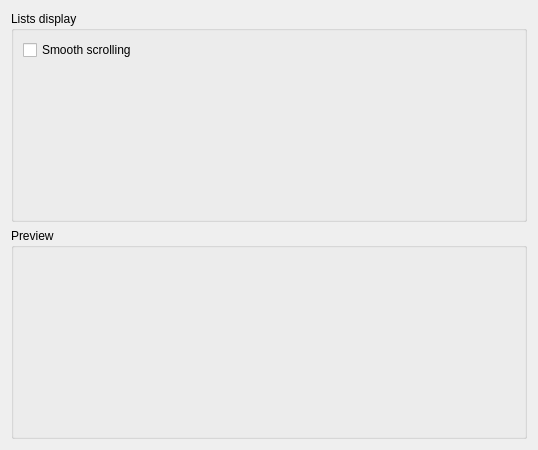
<?xml version="1.0" encoding="UTF-8"?>
<ui version="4.0">
 <class>ListsViewPreferences</class>
 <widget class="QWidget" name="ListsViewPreferences">
  <property name="geometry">
   <rect>
    <x>0</x>
    <y>0</y>
    <width>538</width>
    <height>450</height>
   </rect>
  </property>
  <property name="windowTitle">
   <string>Form</string>
  </property>
  <layout class="QVBoxLayout" name="verticalLayout_2">
   <item>
    <widget class="QGroupBox" name="groupBox">
     <property name="title">
      <string>Lists display</string>
     </property>
     <layout class="QVBoxLayout" name="verticalLayout">
      <item>
       <widget class="QCheckBox" name="smoothScrolling">
        <property name="text">
         <string>Smooth scrolling</string>
        </property>
       </widget>
      </item>
      <item>
       <widget class="EntryDelegatePreferences" name="entryDelegatePrefs" native="true"/>
      </item>
     </layout>
    </widget>
   </item>
   <item>
    <widget class="QGroupBox" name="previewBox">
     <property name="title">
      <string>Preview</string>
     </property>
    </widget>
   </item>
  </layout>
 </widget>
 <customwidgets>
  <customwidget>
   <class>EntryDelegatePreferences</class>
   <extends>QWidget</extends>
   <header>gui/PreferencesWindow.h</header>
   <container>1</container>
  </customwidget>
 </customwidgets>
 <resources/>
 <connections/>
</ui>
